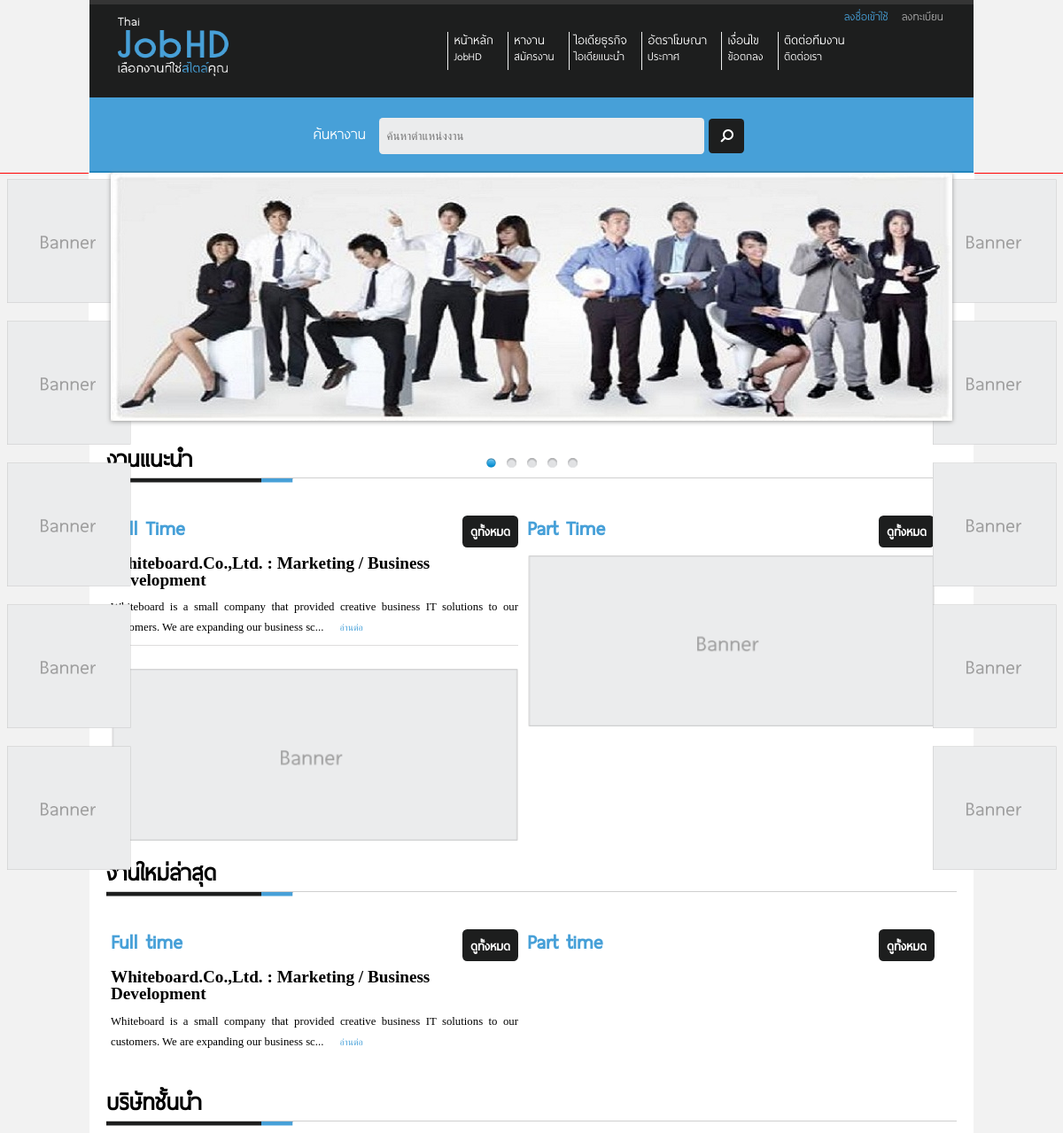
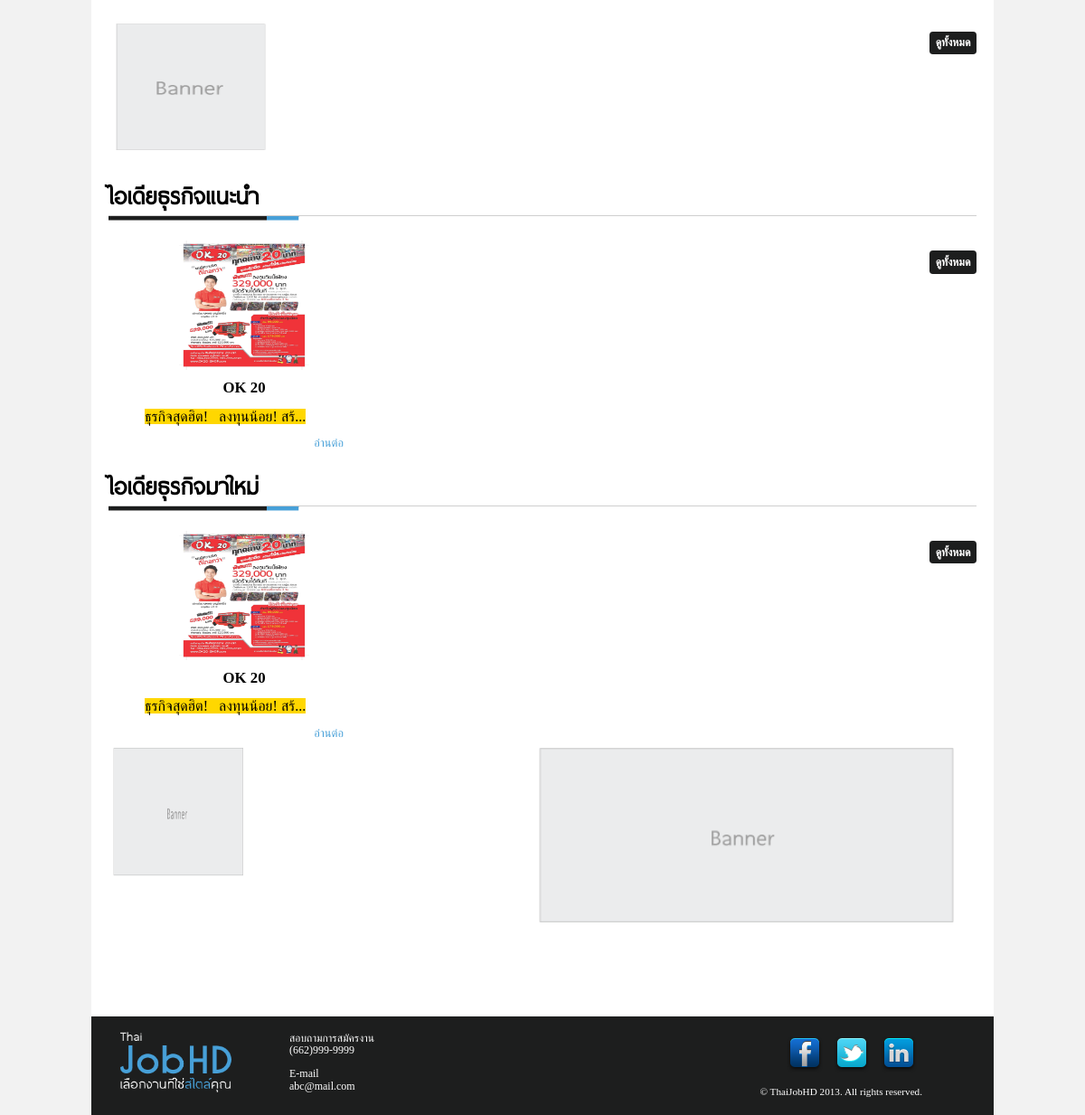
/Site/index.php, run on the app's committed database (2 pictures, top to bottom).
### tables this page shows
CREATE TABLE IF NOT EXISTS `buildthedot_thaijobhd_job` (
  `JobID` int(11) NOT NULL AUTO_INCREMENT,
  `CompanyName` varchar(500) NOT NULL,
  `PositionThai` varchar(500) NOT NULL,
  `PositionEng` varchar(500) NOT NULL,
  `Place` varchar(1000) NOT NULL,
  `Quantity` varchar(100) NOT NULL,
  `property` varchar(1000) NOT NULL,
  `Saraly` varchar(100) NOT NULL,
  `JobDescription` varchar(1000) NOT NULL,
  `Recomment` int(11) NOT NULL,
  `StartTime` date NOT NULL,
  `EndTime` date NOT NULL,
  `JobType` int(11) NOT NULL,
  PRIMARY KEY (`JobID`)
);

CREATE TABLE IF NOT EXISTS `buildthedot_thaijobhd_top_company` (
  `TopCompanyID` int(11) NOT NULL AUTO_INCREMENT,
  `TopCompanyName` varchar(300) NOT NULL,
  `LinkAddress` text NOT NULL,
  `CompanyPic` varchar(200) NOT NULL COMMENT 'file',
  `Time` datetime NOT NULL,
  `Status` int(11) NOT NULL,
  `TopCompanyRecomment` int(11) NOT NULL,
  PRIMARY KEY (`TopCompanyID`),
  UNIQUE KEY `TopCompanyName` (`TopCompanyName`)
);

CREATE TABLE IF NOT EXISTS `buildthedot_thaijobhd_job_idea` (
  `CompanyID` int(11) NOT NULL AUTO_INCREMENT,
  `MainIdea` varchar(300) NOT NULL,
  `Description` text NOT NULL,
  `Pic1` text NOT NULL,
  `Pic2` text NOT NULL,
  `Pic3` text NOT NULL,
  `IdeaRecomment` int(11) NOT NULL,
  `IdeaTime` datetime NOT NULL,
  `Status` int(11) NOT NULL,
  PRIMARY KEY (`CompanyID`),
  UNIQUE KEY `MainIdea` (`MainIdea`)
);

CREATE TABLE IF NOT EXISTS `buildthedot_thaijobhd_ad` (
  `PictureID` int(11) NOT NULL AUTO_INCREMENT,
  `AdPic` text NOT NULL,
  `AdLink` text NOT NULL,
  `AdType` varchar(11) NOT NULL,
  `AdPosition` varchar(2) NOT NULL,
  PRIMARY KEY (`PictureID`)
);

### Site/index.php (the view, shortened to what this page needs)
<?php
$rootpath = "./";
include ($rootpath . "include/header.php");
include ($rootpath . "include/top-menu.php");
?>
<div id="search-bar" class="container_12">
	<form action="search.php" method="POST" id="search-form" class="center"  class="grid_12">
		<fieldset>
			<label for="keyword">ค้นหางาน</label>
			<input type="text" id="keyword" class="round" name="search" placeholder="ค้นหาตำแหน่งงาน"/>
			<input type="submit" value="" class="round black ic-search" />
		</fieldset>
	</form>
</div>
<div id = "banner-left">
	<div class="grid_2 margin-left-5 margin-right-5">
<?php
	for($i_advertisement=1;$i_advertisement<=9;$i_advertisement=$i_advertisement+2){
		$sql_advertisement="
			SELECT *
			FROM  `buildthedot_thaijobhd_ad`
			WHERE `AdType` = 'Side_Ads'
			AND `AdPosition` = '{$i_advertisement}' ;
		";
		$result_advertisement=@mysql_query($sql_advertisement);
		if($rs_advertisement=@mysql_fetch_array($result_advertisement)){
?>
			<div id="banner-<?php echo $i_advertisement; ?>">
				<a href="http://<?php echo $rs_advertisement["AdLink"]; ?>" target="_block"><img src="<?php
						echo $rootpath;
						if($rs_advertisement["AdPic"]!=""){
							?>images/ad/<?php echo $rs_advertisement["AdPic"]; ?>" <?php
						}
						else{
							?>images/banner-2.png"<?php
						}
					?> width="144" height="143"></a>
			</div>
<?php
		}
		else{
?>
			<div id="banner-<?php echo $i_advertisement; ?>">
				<img src="<?php echo $rootpath; ?>admin/images/banner-2.png" width="144" height="143">
			</div>
<?php
		}
	}
?>
	</div>
</div>
<div id = "banner-right">
<div class="grid_2 margin-left-5 margin-right-5">
<?php
	for($i_advertisement=2;$i_advertisement<=10;$i_advertisement=$i_advertisement+2){
		$sql_advertisement="
			SELECT *
			FROM  `buildthedot_thaijobhd_ad`
			WHERE `AdType` = 'Side_Ads'
			AND `AdPosition` = '{$i_advertisement}' ;
		";
		$result_advertisement=@mysql_query($sql_advertisement);
		if($rs_advertisement=@mysql_fetch_array($result_advertisement)){
?>
			<div id="banner-<?php echo $i_advertisement; ?>">
				<a href="http://<?php echo $rs_advertisement["AdLink"]; ?>" target="_block"><img src="<?php
						echo $rootpath;
						if($rs_advertisement["AdPic"]!=""){
							?>images/ad/<?php echo $rs_advertisement["AdPic"]; ?>" <?php
						}
						else{
							?>images/banner-2.png"<?php
						}
					?> width="144" height="143"></a>
			</div>
<?php
		}
		else{
?>
			<div id="banner-<?php echo $i_advertisement; ?>">
				<img src="<?php echo $rootpath; ?>admin/images/banner-2.png" width="144" height="143">
			</div>
<?php
		}
	}
?>
	</div>
</div>
<div  id="slide-image" class="container_12">
		<div id="slider">
        </div>
</div>
<div id="content" class="container_12">
<div id="content_body">
		<div id="head-title">
			<h1>งานแนะนำ</h1>
		</div>
		<div class="grid_6 margin-left-5 margin-right-5" id="content-reccommend">
			<h2 id="sub-title">Full Time <span class="right"><a href="find-job-recommend-fulltime.php" class="button round black">ดูทั้งหมด</a></span></h2>
			<?php
				$sql="
				SELECT *
				FROM  buildthedot_thaijobhd_job
				WHERE Recomment = '1' AND JobType = '1'
				ORDER BY JobID DESC
				LIMIT 0,3
				";
				$result=@mysql_query($sql);
				if($result)
				{
					while($rs=@mysql_fetch_array($result))
					{
						if(checkTime($rs['StartTime'],$rs['EndTime']))
						{?>
				            <h6 id="headline"><a href="find-job-detail.php?id=<?php echo $rs['JobID']; ?>"><font color="black"><?php echo $rs['CompanyName'] . " : " . $rs['PositionThai'];?></font></a></h6>
				            <p>
				            <?php
				            	$des = substr($rs['JobDescription'], 0 , 125);
				            	echo $des."...";
				            ?>
				            <span id="read-more"><a href="find-job-detail.php?id=<?php echo $rs['JobID']; ?>">อ่านต่อ</a></span></p>
				        <?php
			        	}
					}
				}
			?>
			<div id="banner">
				<img src="images/banner-1.png" width="100%" <?php  ?> alt="Banner">
			</div>
		</div>
		<div class="grid_6 margin-left-5 margin-right-5" id="content-reccommend">
			<h2 id="sub-title">Part Time <span class="right"><a href="find-job-recommend-partime.php" class="button round black">ดูทั้งหมด</a></span></h2>
<?php
			$sql_advertisement="
				SELECT *
				FROM  `buildthedot_thaijobhd_ad`
				WHERE `AdType` = 'Content_Ads'
				AND `AdPosition` = '2' ;
			";
			$result_advertisement=@mysql_query($sql_advertisement);
			if($rs_advertisement=@mysql_fetch_array($result_advertisement)){
?>
				<div id="banner">
					<a href="http://<?php echo $rs_advertisement["AdLink"]; ?>" target="_block"><img src="<?php
						echo $rootpath;
						if($rs_advertisement["AdPic"]!=""){
							?>images/ad/<?php echo $rs_advertisement["AdPic"]; ?>" <?php
						}
						else{
							?>images/banner-1.png"<?php
						}
					?> width="100%" <?php  ?> alt="Banner"></a>
				</div>
<?php
			}
			else{
?>
				<div id="banner">
					<img src="images/banner-1.png" width="100%" <?php  ?> alt="Banner">
				</div>
<?php
			}
?>
		</div>
		<br class="clear seperator"/>
		<div id="head-title">
			<h1>งานใหม่ล่าสุด </h1>
		</div>
		<div class="grid_6 margin-left-5 margin-right-5" id="content-reccommend">
			<h2 id="sub-title">Full time<span class="right"><a href="find-job-new-fulltime.php" class="button round black">ดูทั้งหมด</a></span></h2>
			<?php
				$sql="
				SELECT *
				FROM  buildthedot_thaijobhd_job
				WHERE JobType = '1'
				ORDER BY JobID DESC
				LIMIT 0,3
				";
				$result=@mysql_query($sql);
				if($result)
				{
					while($rs=@mysql_fetch_array($result))
					{
						if(checkTime($rs['StartTime'],$rs['EndTime']))
						{
						?>
			            <h6 id="headline"><a href="find-job-detail.php?id=<?php echo $rs['JobID']; ?>"><font color="black" ><?php echo $rs['CompanyName'] . " : " . $rs['PositionThai'];?></font></a></h6>
			            <p><?php
			            	$des = substr($rs['JobDescription'], 0 , 125);
			            	echo $des."...";
			            	?>
			            <span id="read-more"><a href="find-job-detail.php?id=<?php echo $rs['JobID']; ?>">อ่านต่อ</a></span></p>
			        <?php
			        	}
					}
				}
			?>
		</div>
		<div class="grid_6 margin-left-5 margin-right-5" id="content-reccommend">
			<h2 id="sub-title">Part time<span class="right"><a href="find-job-new-parttime.php" class="button round black">ดูทั้งหมด</a></span></h2>
		</div>
		<br class="clear seperator"/>
		<div id="head-title">
			<h1>บริษัทชั้นนำ</h1>
		</div>
		<div id="top-company">
<?php
		$sql_top_company="
			SELECT *
			FROM  `buildthedot_thaijobhd_top_company`
			WHERE Status = 1
			LIMIT 0, 12 ;
		";
		$result_top_company=@mysql_query($sql_top_company);
		while($rs_top_company=@mysql_fetch_array($result_top_company)){
?>
			<div class="grid_2 margin-left-5 margin-right-5"><a href="<?php echo $rs_top_company["LinkAddress"]; ?>" target="_blank"><img src="images/<?php
				if($rs_top_company["CompanyPic"]==""){
					?>banner-2.png<?php
				}
				else{
					?>top_company/<?php echo $rs_top_company["CompanyPic"];
				}
				?>" width="170" height="143" /></a>
			</div>
<?php
		}
?>
			<h2 class="right"><a href="<?php echo $rootpath; ?>top-company.php" class="button round black">ดูทั้งหมด</a></h2>
		</div>
		<br class="clear seperator"/>
		<div id="head-title">
			<h1>ไอเดียธุรกิจแนะนำ </h1>
		</div>
		<div id="recommend-idea" class="grid_8">
<?php
			$sql_business_ieda_suggest="
				SELECT *
				FROM  `buildthedot_thaijobhd_job_idea`
				WHERE `IdeaRecomment` = 1
				ORDER BY TIME(`IdeaTime`), `IdeaTime` DESC
				LIMIT 0, 4 ;
			";
			$result_business_ieda_suggest=@mysql_query($sql_business_ieda_suggest);
			while($rs=@mysql_fetch_array($result_business_ieda_suggest)){
?>
				<div class="grid_3">
					<img src="<?php echo $rootpath; ?>images/<?php
						if(($rs["Pic1"] == "")&&($rs["Pic2"] == "")&&($rs["Pic3"] == "")){
							echo "banner-2.png";
						}
						else{
							echo "business-idea/";
							if($rs["Pic1"] != ""){
								echo $rs["Pic1"];
							}
							elseif($rs["Pic2"] != ""){
								echo $rs["Pic2"];
							}
							elseif($rs["Pic3"] != ""){
								echo $rs["Pic3"];
							}
						}
					?>" width="144" height="143">
					<h3><?php echo $rs["MainIdea"]; ?></h3>
					<p><?php echo substr($rs["Description"], 0 , 125)."..."; ?><span class="right" id="read-more"><a href="<?php echo $rootpath; ?>business-idea-detail.php?id=<?php echo $rs["CompanyID"]; ?>">อ่านต่อ</a></span></p>
				</div>
<?php
			}
?>
		</div>
		<h2 class="right"><a href="<?php echo $rootpath; ?>business-idea.php?menu=suggest" class="button round black">ดูทั้งหมด</a></h2>
		<br class="clear seperator"/>
		<div id="head-title">
			<h1>ไอเดียธุรกิจมาใหม่ </h1>
		</div>
		<div id="recommend-idea" class="grid_8">
<?php
			$sql_business_ieda_suggest="
				SELECT *
				FROM  `buildthedot_thaijobhd_job_idea`
				ORDER BY TIME(`IdeaTime`), `IdeaTime` DESC
				LIMIT 0, 4 ;
			";
			$result_business_ieda_suggest=@mysql_query($sql_business_ieda_suggest);
			while($rs=@mysql_fetch_array($result_business_ieda_suggest)){
?>
				<div class="grid_3">
					<img src="<?php echo $rootpath; ?>images/<?php
						if(($rs["Pic1"] == "")&&($rs["Pic2"] == "")&&($rs["Pic3"] == "")){
							echo "banner-2.png";
						}
						else{
							echo "business-idea/";
							if($rs["Pic1"] != ""){
								echo $rs["Pic1"];
							}
							elseif($rs["Pic2"] != ""){
								echo $rs["Pic2"];
							}
							elseif($rs["Pic3"] != ""){
								echo $rs["Pic3"];
							}
						}
					?>" width="144" height="143">
					<h3><?php echo $rs["MainIdea"]; ?></h3>
					<p><?php echo substr($rs["Description"], 0 , 125)."..."; ?><span class="right" id="read-more"><a href="<?php echo $rootpath; ?>business-idea-detail.php?id=<?php echo $rs["CompanyID"]; ?>">อ่านต่อ</a></span></p>
				</div>
<?php
			}
?>
		</div>
		<h2 class="right"><a href="<?php echo $rootpath; ?>business-idea.php" class="button round black">ดูทั้งหมด</a></h2>
		<br class="clear seperator"/>
<?php
		for($i_advertisement=1;$i_advertisement<=2;$i_advertisement++){
			$sql_advertisement="
				SELECT *
				FROM  `buildthedot_thaijobhd_ad`
				WHERE `AdType` = 'Content_Ads'
				AND `AdPosition` = '{$i_advertisement}' ;
			";
			$result_advertisement=@mysql_query($sql_advertisement);
			if($rs_advertisement=@mysql_fetch_array($result_advertisement)){
?>
				<div class="grid_6 margin-left-5 margin-right-5">
					<a href="http://<?php echo $rs_advertisement["AdLink"]; ?>" target="_block"><img src="<?php
						echo $rootpath;
						if($rs_advertisement["AdPic"]!=""){
							?>images/ad/<?php echo $rs_advertisement["AdPic"]; ?>" <?php
						}
						else{
							?>images/banner-1.png"<?php
						}
					?>width="144" height="143"></a>
				</div>
<?php
			}
			else{
?>
				<div class="grid_6 margin-left-5 margin-right-5">
					<img src="images/banner-1.png" width="100%" <?php  ?> alt="Banner">
				</div>
<?php
			}
		}
?>
	</div><?php  ?>
</div>
<?php
	include ("include/footer.php");
	function checkTime($ST,$ET)
	{
		$NY = (int)date("Y");
		$SY = substr($ST,0,4);
		$EY = substr($ET,0,4);
		if($NY < $SY || $NY > $EY)
		{
			return FALSE;
		}
		elseif($NY > $SY && $NY < $EY)
		{
			return TRUE;
		}
		elseif($NY == $SY && $NY == $EY)
		{
			if(checkStartMonth($ST) && checkEndMonth($ET))
			{
				return TRUE;
			}
		}
		elseif($NY == $SY && $NY < $EY)
		{
			return checkEndMonth($ET);
		}
		elseif ($NY > $SY && $NY == $EY)
		{
			return checkEndMonth($ET);
		}
	}
	function checkStartMonth($ST)
	{
			$NM = (int)date("m");
			$SM = substr($ST,5,2);
			if($NM == $SM)
			{
				return checkDayStart($ST);
			}
			elseif($NM > $SM)
			{
				return TRUE;
			}
			elseif($NM < $SM) {
				return FALSE;
			}
	}
	function checkEndMonth($ET)
	{
			$NM = (int)date("m");
			$EM = substr($ET,5,2);
			if($NM == $EM)
			{
				return checkDayEnd($ET);
			}
			elseif($NM > $EM)
			{
				return FALSE;
			}
			elseif($NM < $EM)
			{
				return TRUE;
			}
	}
?>

### data on the page
buildthedot_thaijobhd_job: CompanyName "Whiteboard.Co.,Ltd.", PositionThai "Marketing / Business Development", JobDescription "Whiteboard is a small company that provided creative business IT solutions to our customers. We are expanding our business sc"
buildthedot_thaijobhd_job_idea: Pic1 (picture), MainIdea "OK 20", Description "ธุรกิจสุดฮิต! ลงทุนน้อย! สร้"
